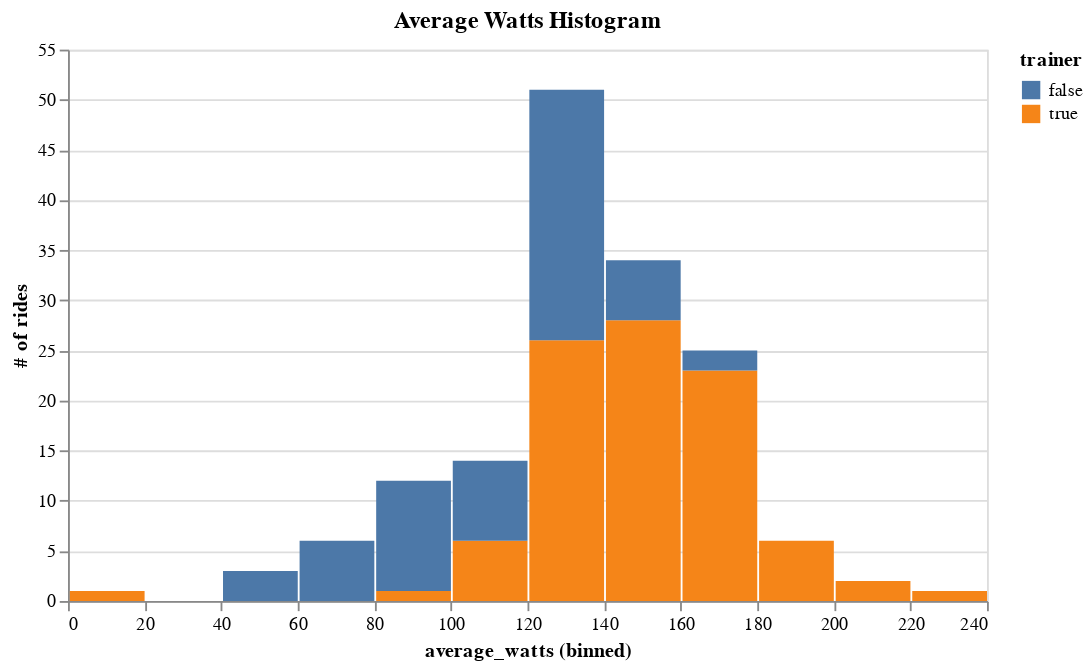

Write notebook code for a chart like this one.
### Code cell
alt.Chart(rides).mark_bar().encode(
    alt.X("average_watts:Q",bin=alt.Bin(step=20)),
    y=alt.Y('count(activity_id):Q', axis=alt.Axis(title='# of rides')),
    color='trainer:N',
).properties(
    width=500,
    title='Average Watts Histogram'
)

### Figure 1 — Vega-Lite specification as saved in the notebook (floating-point values rounded to 4 significant figures; data arrays with more than 128 entries replaced by an {"elided": "..."} marker saying what was removed)
{"config": {"view": {"continuousWidth": 400, "continuousHeight": 300}}, "data": {"name": "data-f8ec995841c8421e3ecaf868cd129381"}, "mark": "bar", "encoding": {"color": {"type": "nominal", "field": "trainer"}, "x": {"type": "quantitative", "bin": {"step": 20}, "field": "average_watts"}, "y": {"type": "quantitative", "aggregate": "count", "axis": {"title": "# of rides"}, "field": "activity_id"}}, "title": "Average Watts Histogram", "width": 500, "$schema": "https://vega.github.io/schema/vega-lite/v4.0.2.json", "datasets": {"data-f8ec995841c8421e3ecaf868cd129381": {"elided": "156 records"}}}
